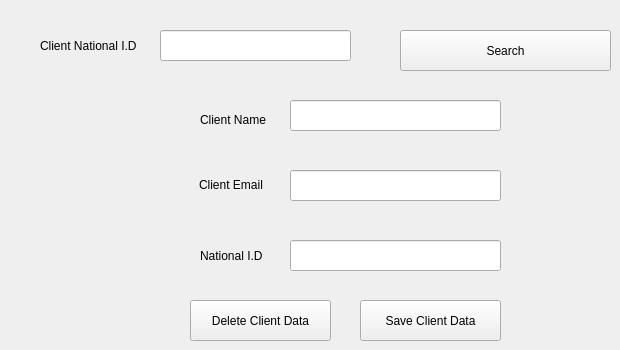
      <widget class="QWidget" name="tab_14">
       <attribute name="title">
        <string>Edit or Delete A Client</string>
       </attribute>
       <widget class="QPushButton" name="pushButton_23">
        <property name="geometry">
         <rect>
          <x>360</x>
          <y>300</y>
          <width>141</width>
          <height>41</height>
         </rect>
        </property>
        <property name="text">
         <string>Save Client Data</string>
        </property>
       </widget>
       <widget class="QLineEdit" name="lineEdit_27">
        <property name="geometry">
         <rect>
          <x>160</x>
          <y>30</y>
          <width>191</width>
          <height>31</height>
         </rect>
        </property>
       </widget>
       <widget class="QLabel" name="label_42">
        <property name="geometry">
         <rect>
          <x>40</x>
          <y>30</y>
          <width>111</width>
          <height>31</height>
         </rect>
        </property>
        <property name="text">
         <string>Client National I.D</string>
        </property>
       </widget>
       <widget class="QPushButton" name="pushButton_24">
        <property name="geometry">
         <rect>
          <x>190</x>
          <y>300</y>
          <width>141</width>
          <height>41</height>
         </rect>
        </property>
        <property name="text">
         <string>Delete Client Data</string>
        </property>
       </widget>
       <widget class="QPushButton" name="pushButton_25">
        <property name="geometry">
         <rect>
          <x>400</x>
          <y>30</y>
          <width>211</width>
          <height>41</height>
         </rect>
        </property>
        <property name="text">
         <string>Search</string>
        </property>
       </widget>
       <widget class="QLineEdit" name="lineEdit_25">
        <property name="geometry">
         <rect>
          <x>290</x>
          <y>170</y>
          <width>211</width>
          <height>31</height>
         </rect>
        </property>
       </widget>
       <widget class="QLineEdit" name="lineEdit_26">
        <property name="geometry">
         <rect>
          <x>290</x>
          <y>100</y>
          <width>211</width>
          <height>31</height>
         </rect>
        </property>
       </widget>
       <widget class="QLabel" name="label_32">
        <property name="geometry">
         <rect>
          <x>200</x>
          <y>110</y>
          <width>81</width>
          <height>20</height>
         </rect>
        </property>
        <property name="text">
         <string>Client Name</string>
        </property>
       </widget>
       <widget class="QLabel" name="label_35">
        <property name="geometry">
         <rect>
          <x>200</x>
          <y>240</y>
          <width>91</width>
          <height>31</height>
         </rect>
        </property>
        <property name="text">
         <string>National I.D</string>
        </property>
       </widget>
       <widget class="QLabel" name="label_36">
        <property name="geometry">
         <rect>
          <x>199</x>
          <y>169</y>
          <width>71</width>
          <height>31</height>
         </rect>
        </property>
        <property name="text">
         <string>Client Email</string>
        </property>
       </widget>
       <widget class="QLineEdit" name="lineEdit_28">
        <property name="geometry">
         <rect>
          <x>290</x>
          <y>240</y>
          <width>211</width>
          <height>31</height>
         </rect>
        </property>
       </widget>
      </widget>
